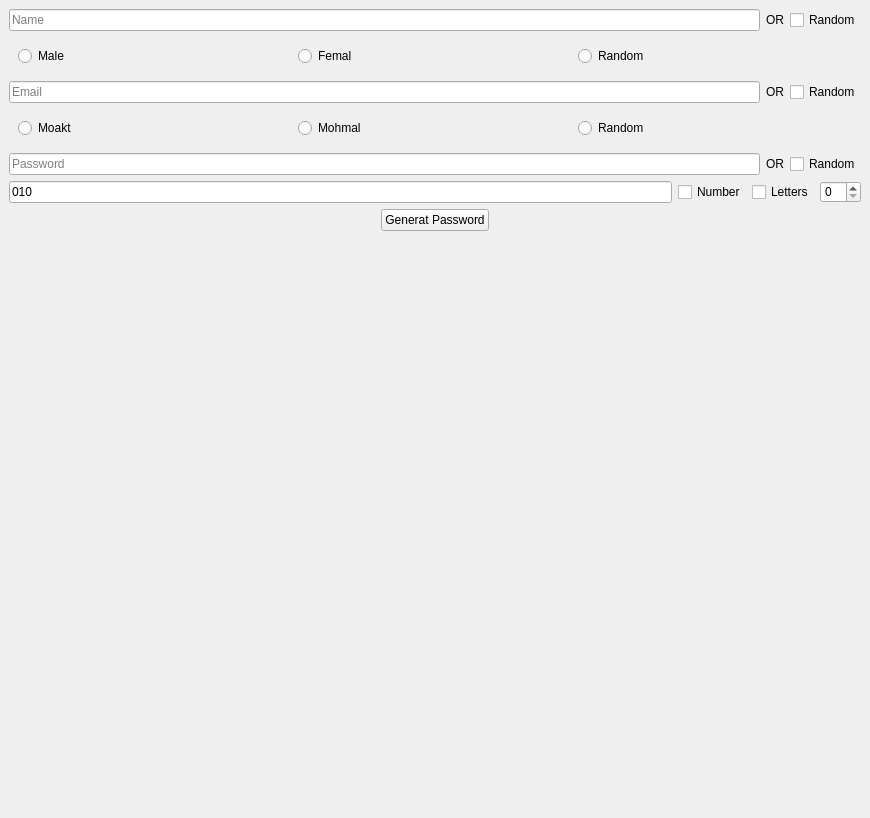
<?xml version="1.0" encoding="UTF-8"?>
<ui version="4.0">
 <class>Form</class>
 <widget class="QWidget" name="Form">
  <property name="geometry">
   <rect>
    <x>0</x>
    <y>0</y>
    <width>870</width>
    <height>818</height>
   </rect>
  </property>
  <property name="windowTitle">
   <string>Form</string>
  </property>
  <property name="styleSheet">
   <string notr="true">
QPushButton l{
		border:none;
		border-radius: 3px;
		text-align: left;
		padding: 8px 0 8px 15px;
		color: #788596;
	}

	QPushButton:hover {
		background-color: rgba( 86, 101, 115, 0.5);
	}

	QPushButton:checked {
		color: #fff;
	}
QScrollArea{
border: none;
}</string>
  </property>
  <layout class="QGridLayout" name="gridLayout">
   <property name="leftMargin">
    <number>0</number>
   </property>
   <property name="topMargin">
    <number>0</number>
   </property>
   <property name="rightMargin">
    <number>0</number>
   </property>
   <property name="bottomMargin">
    <number>0</number>
   </property>
   <property name="spacing">
    <number>0</number>
   </property>
   <item row="0" column="0">
    <widget class="QScrollArea" name="scrollArea">
     <property name="minimumSize">
      <size>
       <width>0</width>
       <height>0</height>
      </size>
     </property>
     <property name="autoFillBackground">
      <bool>false</bool>
     </property>
     <property name="widgetResizable">
      <bool>true</bool>
     </property>
     <widget class="QWidget" name="scrollAreaWidgetContents">
      <property name="geometry">
       <rect>
        <x>0</x>
        <y>0</y>
        <width>870</width>
        <height>818</height>
       </rect>
      </property>
      <layout class="QGridLayout" name="gridLayout_2">
       <item row="0" column="0">
        <widget class="QWidget" name="widget_Name" native="true">
         <layout class="QHBoxLayout" name="horizontalLayout">
          <property name="spacing">
           <number>6</number>
          </property>
          <property name="leftMargin">
           <number>0</number>
          </property>
          <property name="topMargin">
           <number>0</number>
          </property>
          <property name="rightMargin">
           <number>0</number>
          </property>
          <property name="bottomMargin">
           <number>0</number>
          </property>
          <item>
           <widget class="QLineEdit" name="lineEdit">
            <property name="styleSheet">
             <string notr="true"/>
            </property>
            <property name="text">
             <string/>
            </property>
            <property name="placeholderText">
             <string>Name</string>
            </property>
           </widget>
          </item>
          <item>
           <widget class="QLabel" name="label">
            <property name="text">
             <string>OR</string>
            </property>
           </widget>
          </item>
          <item>
           <widget class="QCheckBox" name="checkBox">
            <property name="text">
             <string>Random</string>
            </property>
           </widget>
          </item>
         </layout>
        </widget>
       </item>
       <item row="1" column="0">
        <widget class="QWidget" name="widget_Name1" native="true">
         <layout class="QHBoxLayout" name="horizontalLayout_2">
          <item>
           <widget class="QRadioButton" name="radioButton">
            <property name="text">
             <string>Male</string>
            </property>
           </widget>
          </item>
          <item>
           <widget class="QRadioButton" name="radioButton_2">
            <property name="text">
             <string>Femal</string>
            </property>
           </widget>
          </item>
          <item>
           <widget class="QRadioButton" name="radioButton_3">
            <property name="text">
             <string>Random</string>
            </property>
           </widget>
          </item>
         </layout>
        </widget>
       </item>
       <item row="2" column="0">
        <widget class="QWidget" name="widget_Email" native="true">
         <layout class="QHBoxLayout" name="horizontalLayout_3">
          <property name="spacing">
           <number>6</number>
          </property>
          <property name="leftMargin">
           <number>0</number>
          </property>
          <property name="topMargin">
           <number>0</number>
          </property>
          <property name="rightMargin">
           <number>0</number>
          </property>
          <property name="bottomMargin">
           <number>0</number>
          </property>
          <item>
           <widget class="QLineEdit" name="lineEdit_2">
            <property name="styleSheet">
             <string notr="true"/>
            </property>
            <property name="text">
             <string/>
            </property>
            <property name="placeholderText">
             <string>Email</string>
            </property>
           </widget>
          </item>
          <item>
           <widget class="QLabel" name="label_2">
            <property name="text">
             <string>OR</string>
            </property>
           </widget>
          </item>
          <item>
           <widget class="QCheckBox" name="checkBox_2">
            <property name="text">
             <string>Random</string>
            </property>
           </widget>
          </item>
         </layout>
        </widget>
       </item>
       <item row="3" column="0">
        <widget class="QWidget" name="widget_Email1" native="true">
         <layout class="QHBoxLayout" name="horizontalLayout_4">
          <item>
           <widget class="QRadioButton" name="radioButton_4">
            <property name="text">
             <string>Moakt</string>
            </property>
           </widget>
          </item>
          <item>
           <widget class="QRadioButton" name="radioButton_5">
            <property name="text">
             <string>Mohmal</string>
            </property>
           </widget>
          </item>
          <item>
           <widget class="QRadioButton" name="radioButton_6">
            <property name="text">
             <string>Random</string>
            </property>
           </widget>
          </item>
         </layout>
        </widget>
       </item>
       <item row="4" column="0">
        <widget class="QWidget" name="widget_Password" native="true">
         <layout class="QHBoxLayout" name="horizontalLayout_5">
          <property name="leftMargin">
           <number>0</number>
          </property>
          <property name="topMargin">
           <number>0</number>
          </property>
          <property name="rightMargin">
           <number>0</number>
          </property>
          <property name="bottomMargin">
           <number>0</number>
          </property>
          <item>
           <widget class="QLineEdit" name="lineEdit_3">
            <property name="text">
             <string/>
            </property>
            <property name="placeholderText">
             <string>Password</string>
            </property>
           </widget>
          </item>
          <item>
           <widget class="QLabel" name="label_5">
            <property name="text">
             <string>OR</string>
            </property>
           </widget>
          </item>
          <item>
           <widget class="QCheckBox" name="checkBox_3">
            <property name="text">
             <string>Random</string>
            </property>
           </widget>
          </item>
         </layout>
        </widget>
       </item>
       <item row="5" column="0">
        <widget class="QWidget" name="widget_Password1" native="true">
         <layout class="QVBoxLayout" name="verticalLayout">
          <property name="leftMargin">
           <number>0</number>
          </property>
          <property name="topMargin">
           <number>0</number>
          </property>
          <property name="rightMargin">
           <number>0</number>
          </property>
          <property name="bottomMargin">
           <number>0</number>
          </property>
          <item>
           <widget class="QWidget" name="widget_7" native="true">
            <layout class="QHBoxLayout" name="horizontalLayout_6">
             <property name="leftMargin">
              <number>0</number>
             </property>
             <property name="topMargin">
              <number>0</number>
             </property>
             <property name="rightMargin">
              <number>0</number>
             </property>
             <property name="bottomMargin">
              <number>0</number>
             </property>
             <item>
              <widget class="QLineEdit" name="lineEdit_4">
               <property name="text">
                <string>010</string>
               </property>
              </widget>
             </item>
             <item>
              <widget class="QCheckBox" name="checkBox_4">
               <property name="text">
                <string>Number</string>
               </property>
              </widget>
             </item>
             <item>
              <widget class="QCheckBox" name="checkBox_5">
               <property name="text">
                <string>Letters</string>
               </property>
              </widget>
             </item>
             <item>
              <widget class="QSpinBox" name="spinBox">
               <property name="minimum">
                <number>0</number>
               </property>
              </widget>
             </item>
            </layout>
           </widget>
          </item>
          <item alignment="Qt::AlignHCenter">
           <widget class="QPushButton" name="Generat_Password_2">
            <property name="text">
             <string>Generat Password</string>
            </property>
           </widget>
          </item>
         </layout>
        </widget>
       </item>
       <item row="6" column="0">
        <widget class="QStackedWidget" name="stackedWidget">
         <widget class="QWidget" name="page_0"/>
         <widget class="QWidget" name="page_1"/>
        </widget>
       </item>
      </layout>
     </widget>
    </widget>
   </item>
  </layout>
 </widget>
 <resources/>
 <connections>
  <connection>
   <sender>checkBox</sender>
   <signal>toggled(bool)</signal>
   <receiver>widget_Name1</receiver>
   <slot>setVisible(bool)</slot>
   <hints>
    <hint type="sourcelabel">
     <x>851</x>
     <y>22</y>
    </hint>
    <hint type="destinationlabel">
     <x>639</x>
     <y>44</y>
    </hint>
   </hints>
  </connection>
  <connection>
   <sender>checkBox_3</sender>
   <signal>toggled(bool)</signal>
   <receiver>widget_Password1</receiver>
   <slot>setVisible(bool)</slot>
   <hints>
    <hint type="sourcelabel">
     <x>851</x>
     <y>153</y>
    </hint>
    <hint type="destinationlabel">
     <x>535</x>
     <y>178</y>
    </hint>
   </hints>
  </connection>
  <connection>
   <sender>checkBox_2</sender>
   <signal>toggled(bool)</signal>
   <receiver>widget_Email1</receiver>
   <slot>setVisible(bool)</slot>
   <hints>
    <hint type="sourcelabel">
     <x>818</x>
     <y>97</y>
    </hint>
    <hint type="destinationlabel">
     <x>817</x>
     <y>116</y>
    </hint>
   </hints>
  </connection>
 </connections>
</ui>
